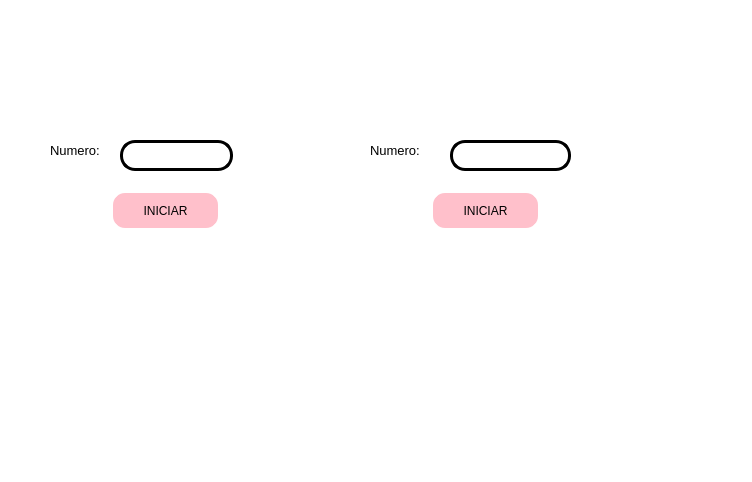
<?xml version="1.0" encoding="UTF-8"?>
<ui version="4.0">
 <class>MainWindow</class>
 <widget class="QMainWindow" name="MainWindow">
  <property name="geometry">
   <rect>
    <x>0</x>
    <y>0</y>
    <width>752</width>
    <height>482</height>
   </rect>
  </property>
  <property name="windowTitle">
   <string>MainWindow</string>
  </property>
  <property name="styleSheet">
   <string notr="true">background-color: rgb(255, 255, 255);</string>
  </property>
  <widget class="QWidget" name="centralwidget">
   <widget class="QLabel" name="label">
    <property name="geometry">
     <rect>
      <x>20</x>
      <y>10</y>
      <width>161</width>
      <height>71</height>
     </rect>
    </property>
    <property name="text">
     <string/>
    </property>
    <property name="pixmap">
     <pixmap resource="../../Resource/resource.qrc">:/Logos/uatlogopng.png</pixmap>
    </property>
    <property name="scaledContents">
     <bool>true</bool>
    </property>
   </widget>
   <widget class="QLabel" name="label_4">
    <property name="geometry">
     <rect>
      <x>550</x>
      <y>0</y>
      <width>191</width>
      <height>71</height>
     </rect>
    </property>
    <property name="text">
     <string/>
    </property>
    <property name="pixmap">
     <pixmap resource="../../Resource/resource.qrc">:/Logos/fians.png</pixmap>
    </property>
    <property name="scaledContents">
     <bool>true</bool>
    </property>
   </widget>
   <widget class="QLabel" name="label_5">
    <property name="geometry">
     <rect>
      <x>560</x>
      <y>290</y>
      <width>241</width>
      <height>131</height>
     </rect>
    </property>
    <property name="text">
     <string/>
    </property>
    <property name="pixmap">
     <pixmap resource="../../Resource/resource.qrc">:/Logos/Shelby-Logo.png</pixmap>
    </property>
    <property name="scaledContents">
     <bool>true</bool>
    </property>
   </widget>
   <widget class="QLabel" name="label_2">
    <property name="geometry">
     <rect>
      <x>50</x>
      <y>140</y>
      <width>71</width>
      <height>21</height>
     </rect>
    </property>
    <property name="font">
     <font>
      <pointsize>10</pointsize>
     </font>
    </property>
    <property name="text">
     <string>Numero:</string>
    </property>
   </widget>
   <widget class="QPushButton" name="btn_iniciar">
    <property name="geometry">
     <rect>
      <x>110</x>
      <y>190</y>
      <width>111</width>
      <height>41</height>
     </rect>
    </property>
    <property name="styleSheet">
     <string notr="true">background-color: rgb(255, 192, 203);

    border: 2.5px solid white;
    color: black;
border-radius: 15px;</string>
    </property>
    <property name="text">
     <string>INICIAR</string>
    </property>
   </widget>
   <widget class="QLineEdit" name="txt_numero">
    <property name="geometry">
     <rect>
      <x>120</x>
      <y>140</y>
      <width>113</width>
      <height>31</height>
     </rect>
    </property>
    <property name="font">
     <font>
      <pointsize>10</pointsize>
     </font>
    </property>
    <property name="styleSheet">
     <string notr="true">
    border: 2.5px solid balck;
    color: black;
border-radius: 15px;</string>
    </property>
   </widget>
   <widget class="QLabel" name="txt_contador">
    <property name="geometry">
     <rect>
      <x>80</x>
      <y>240</y>
      <width>151</width>
      <height>131</height>
     </rect>
    </property>
    <property name="text">
     <string/>
    </property>
    <property name="pixmap">
     <pixmap resource="../../Resource/resource.qrc">:/Integrantes/Img_alan.jpg</pixmap>
    </property>
    <property name="scaledContents">
     <bool>true</bool>
    </property>
   </widget>
   <widget class="QLabel" name="txt_contador_2">
    <property name="geometry">
     <rect>
      <x>400</x>
      <y>240</y>
      <width>151</width>
      <height>131</height>
     </rect>
    </property>
    <property name="text">
     <string/>
    </property>
    <property name="pixmap">
     <pixmap resource="../../Resource/resource.qrc">:/Integrantes/Img_diego.jpg</pixmap>
    </property>
    <property name="scaledContents">
     <bool>true</bool>
    </property>
   </widget>
   <widget class="QPushButton" name="btn_iniciar_2">
    <property name="geometry">
     <rect>
      <x>430</x>
      <y>190</y>
      <width>111</width>
      <height>41</height>
     </rect>
    </property>
    <property name="styleSheet">
     <string notr="true">background-color: rgb(255, 192, 203);

    border: 2.5px solid white;
    color: black;
border-radius: 15px;</string>
    </property>
    <property name="text">
     <string>INICIAR</string>
    </property>
   </widget>
   <widget class="QLineEdit" name="txt_numero_2">
    <property name="geometry">
     <rect>
      <x>450</x>
      <y>140</y>
      <width>121</width>
      <height>31</height>
     </rect>
    </property>
    <property name="font">
     <font>
      <pointsize>10</pointsize>
     </font>
    </property>
    <property name="styleSheet">
     <string notr="true">
    border: 2.5px solid balck;
    color: black;
border-radius: 15px;</string>
    </property>
   </widget>
   <widget class="QLabel" name="label_3">
    <property name="geometry">
     <rect>
      <x>370</x>
      <y>140</y>
      <width>71</width>
      <height>20</height>
     </rect>
    </property>
    <property name="font">
     <font>
      <pointsize>10</pointsize>
     </font>
    </property>
    <property name="text">
     <string>Numero:</string>
    </property>
   </widget>
  </widget>
  <widget class="QMenuBar" name="menubar">
   <property name="geometry">
    <rect>
     <x>0</x>
     <y>0</y>
     <width>752</width>
     <height>26</height>
    </rect>
   </property>
  </widget>
  <widget class="QStatusBar" name="statusbar"/>
 </widget>
 <resources>
  <include location="../../Resource/resource.qrc"/>
  <include location="../../Resource/resource.qrc"/>
  <include location="../Resource/resource.qrc"/>
 </resources>
 <connections/>
</ui>
